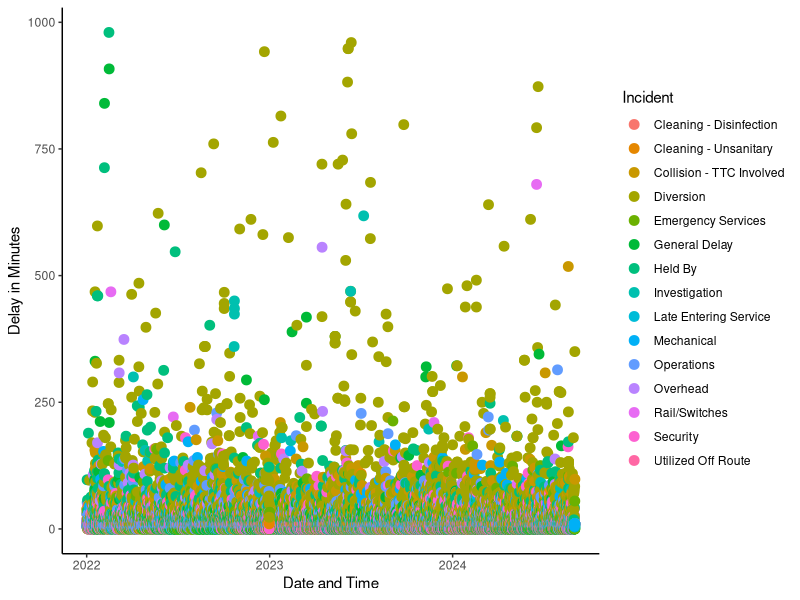
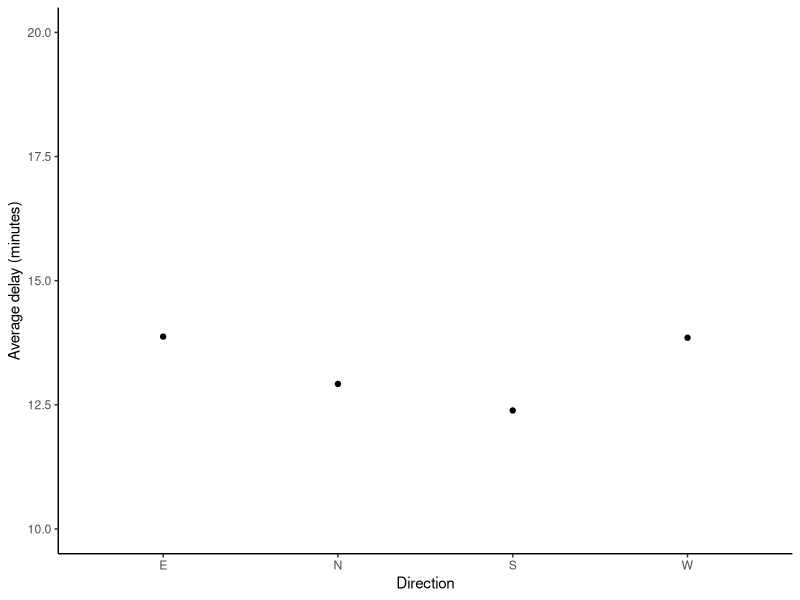
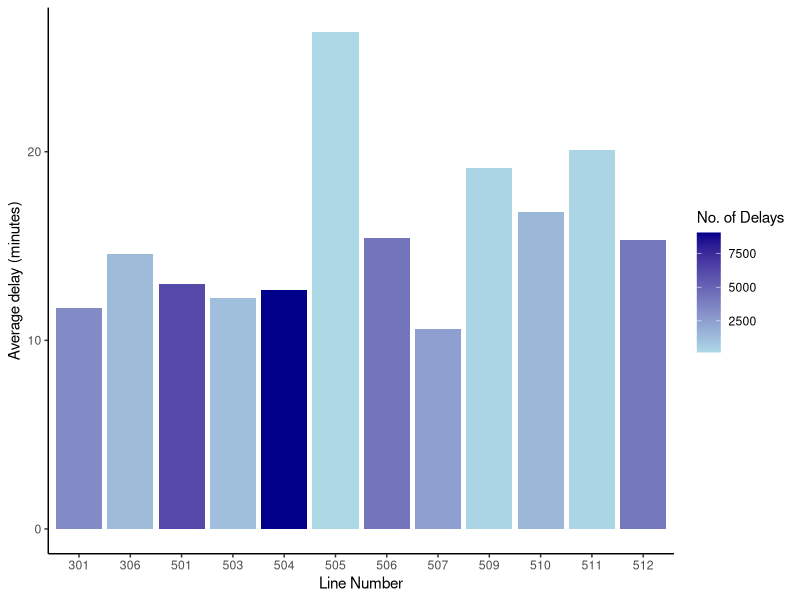
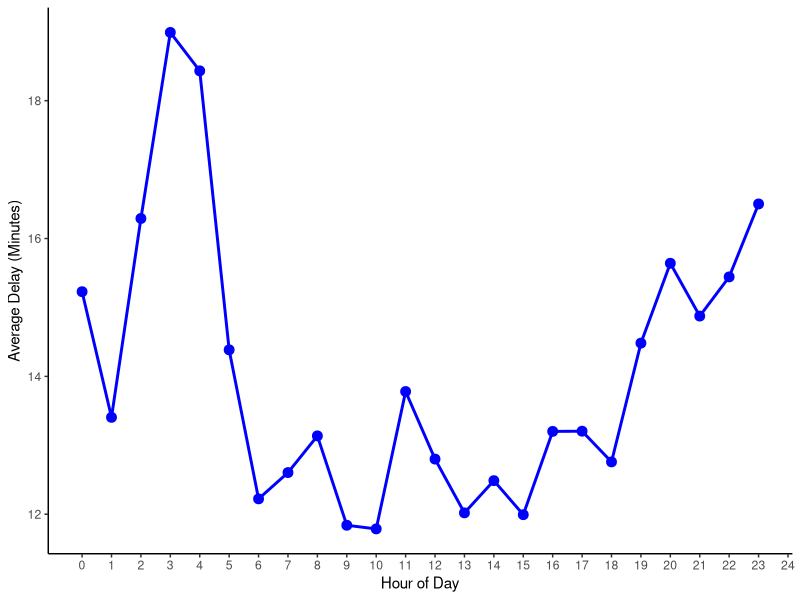
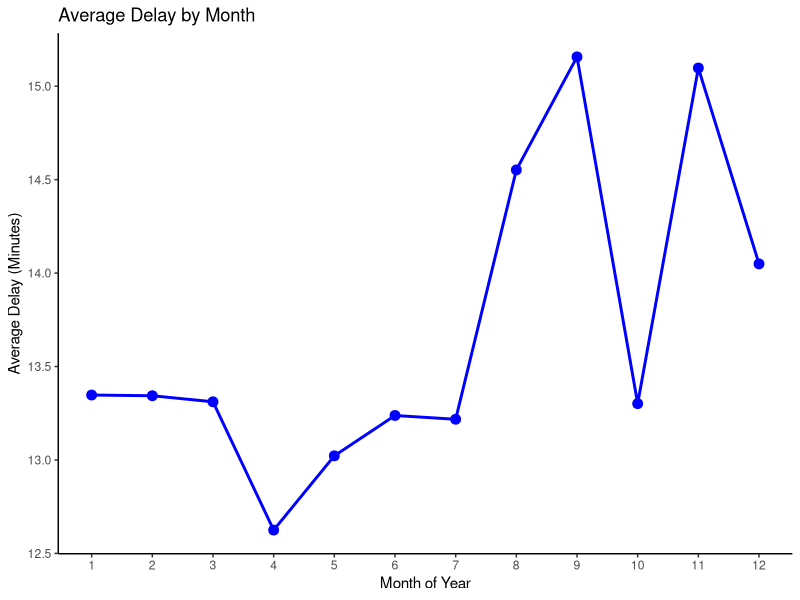
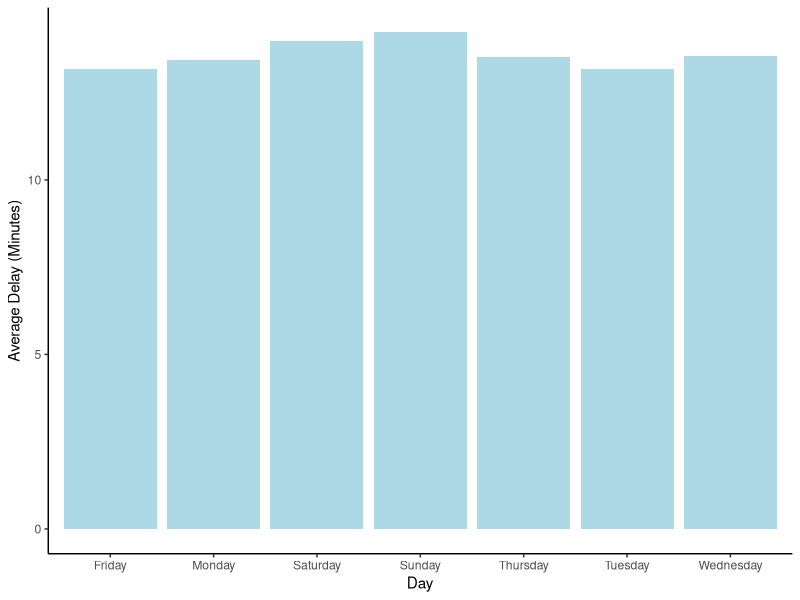
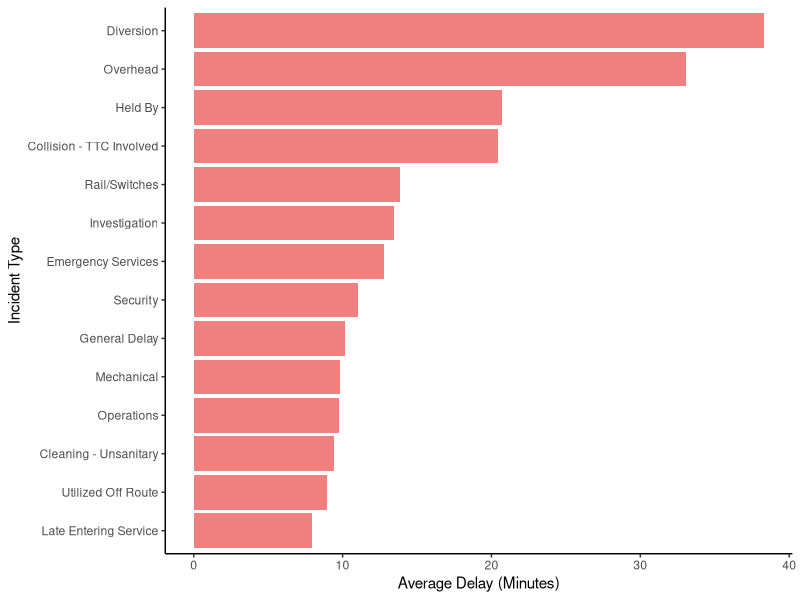

R code for these plots, in order:
## ---- chunk 1
#| echo: false
#| eval: true
#| warning: false
#| message: false
#| label: fig-raw
#| fig-cap: "Sample of the raw data from Open Data Toronto showing delays (minutes) in the TTC streetcar system"

library(tidyverse)
library(dplyr)
data <- read_csv("../data/raw_data/ttc-resource-2024.csv")
cleaned_data <- read_csv("../data/analysis_data/ttc-resource-2024-cleaned.csv")

ggplot(data, aes(x = as.POSIXct(paste(Date, Time)), y = `Min Delay`)) +
  geom_point(aes(color = Incident), size = 3) +
  labs(x = "Date and Time", y = "Delay in Minutes") +
  theme_classic()

## ---- chunk 2
#| echo: false
#| eval: true
#| warning: false
#| message: false
#| label: fig-direction
#| fig-cap: "Average delay by direction of TTC streetcars"


directions <- c("N", "S", "E", "W")
avg_delay_by_direction <- cleaned_data %>%
    group_by(Bound) %>%
    summarize(avg_delay = mean(`Min Delay`))


ggplot(
    data = avg_delay_by_direction,
    mapping = aes(x =Bound, y = avg_delay)
) +
    geom_point() +
    ylim(10, 20) +
    geom_line() +
    theme_classic() +
    labs(
        x = "Direction",
        y = "Average delay (minutes)"
    )


## ---- chunk 3
#| echo: false
#| eval: true
#| warning: false
#| message: false
#| label: fig-line
#| fig-cap: "Average delay of streetcars by Line number along with the number of delays caused on each line"

train_numbers <- unique(cleaned_data$Line)
number_of_records_by_train_number <- cleaned_data %>% 
  group_by(Line) %>%
  summarize(train_record_count =  n(), average_train_delay = mean(`Min Delay`))

  
ggplot(
  data = number_of_records_by_train_number,
  mapping = aes(x = factor(train_numbers), y = average_train_delay, 
                fill = train_record_count)
) + 
  geom_bar(stat = "identity") + 
  scale_fill_gradient(low = "lightblue", high = "darkblue") +
  theme_classic() + 
  labs(
    x = "Line Number",
    y = "Average delay (minutes)",
    fill = "No. of Delays"
  )
## ---- chunk 4
#| echo: false
#| eval: true
#| warning: false
#| message: false
#| label: fig-hour
#| fig-cap: "Average delay by hour of the day"

cleaned_data$Hour <- as.numeric(substr(cleaned_data$Time, 1, 2))

avg_delay <- cleaned_data %>% 
  group_by(Hour) %>%
  summarize(Average_Delay = mean(`Min Delay`))

ggplot(avg_delay, aes(x = Hour, y = Average_Delay)) +
  geom_point(color='blue', size=3) +
  geom_line(color = "blue", size = 1) +  
  scale_x_continuous(breaks = 0:24) +         # Set x-axis to show 0 to 24
  labs(x = "Hour of Day", y = "Average Delay (Minutes)") +
  theme_classic()
## ---- chunk 5
#| echo: false
#| eval: true
#| warning: false
#| message: false
#| label: fig-month
#| fig-cap: "Average delay by month of the year"

cleaned_data$Month <- as.numeric(substr(cleaned_data$Date, 6, 7))

avg_delay_by_month <- cleaned_data %>% 
  group_by(Month) %>%
  summarize(Average_Delay = mean(`Min Delay`))

ggplot(avg_delay_by_month, aes(x = Month, y = Average_Delay)) +
  geom_point(color='blue', size=3) +
  geom_line(color = "blue", size = 1) +  
  scale_x_continuous(breaks = 1:12) +        
  labs(title = "Average Delay by Month", x = "Month of Year", y = "Average Delay (Minutes)") +
  theme_classic()
## ---- chunk 6
#| echo: false
#| eval: true
#| warning: false
#| message: false
#| label: fig-week
#| fig-cap: "Average delay (minutes) by day of the week in TTC Streetcars"

avg_delay_by_day <- cleaned_data %>%
    group_by(Day) %>%
    summarize(avg_delay = mean(`Min Delay`))

ggplot(avg_delay_by_day, aes(x = Day, y = avg_delay)) +
    geom_bar(stat = "identity", fill = "lightblue") +
    labs( x = "Day", y = "Average Delay (Minutes)") +
    theme_classic()
## ---- chunk 7
#| echo: false
#| eval: true
#| warning: false
#| message: false
#| label: fig-reasons
#| fig-cap: "Reasons for delays in TTC Streetcars"

avg_delay_by_incident <- cleaned_data %>%
    group_by(Incident) %>%
    summarize(avg_delay = mean(`Min Delay`))

ggplot(avg_delay_by_incident, aes(x = reorder(Incident, avg_delay), y = avg_delay)) +
    geom_bar(stat = "identity", fill = "lightcoral") +
    coord_flip() + # Flip for better readability
    labs( x = "Incident Type", y = "Average Delay (Minutes)") +
    theme_classic()
